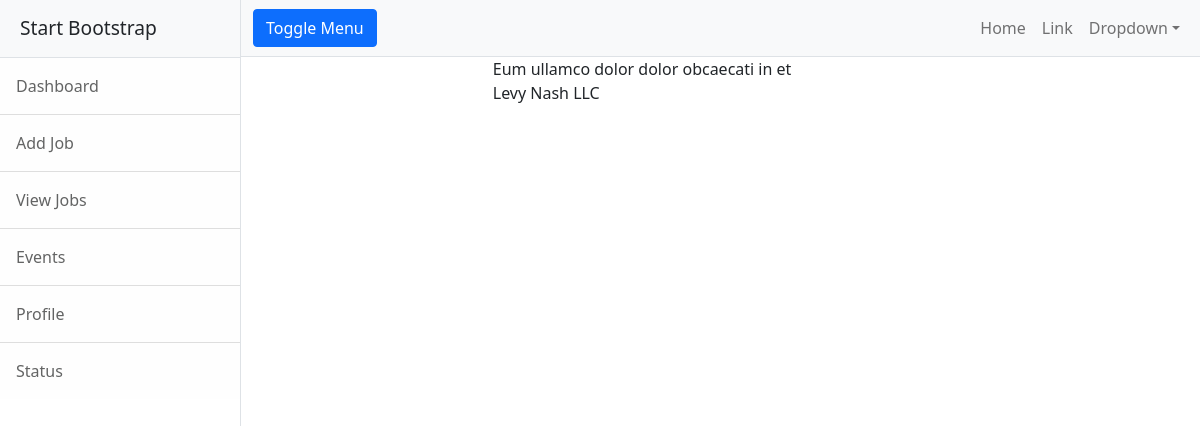
The page /jobs/detail/2/ on the database its author committed.
### employer/models.py (models this page shows, shortened)
class Job(models.Model):
    job_title = models.CharField(max_length=120)
    company = models.CharField(max_length=120)
    location = models.CharField(max_length=120)
    salary = models.PositiveIntegerField(null=True)
    experience = models.PositiveIntegerField(default=0)

### employer/views.py (the view)
# urls.py: path('jobs/detail/<int:id>/', views.JobDetailView.as_view(), name="emp-jobdetail")
class JobDetailView(View):
    def get(self, request, id):
        job = Job.objects.get(id=id)
        return render(request, 'emp-detail_job.html', {'job': job})

### employer/templates/emp-detail_job.html
{% extends 'base.html' %}
{% block content %}
<div class="row">
    <div class="col-3"></div>
    <div class="col-6">
        {{job.job_title}} <br>
        {{job.company}}
    </div>
    <div class="col-3"></div>
</div>
{% endblock %}

### rows shown on the page
Job: job_title "Eum ullamco dolor dolor obcaecati in et", company "Levy Nash LLC"
